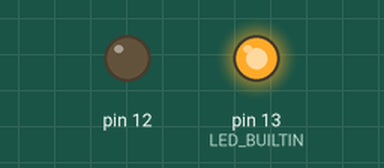
A sketch run on a simulated Arduino Uno, built with avr-gcc and run on an emulated ATmega328P. On the bench: output pins drawn as LEDs (lit = HIGH).

Above: at 5.0 s.
At 12.0 s:
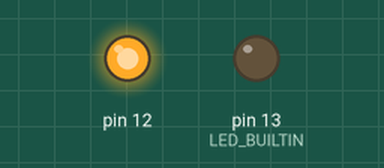
Timing chart, 0 to 18.2 s (numbered marks = the images above):
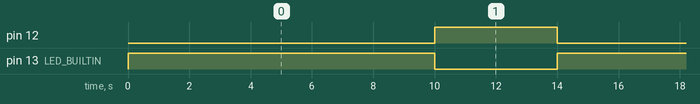

The sketch:

Practica.10.ino
```cpp
// C++ code
//
void setup()
{
  pinMode(LED_BUILTIN, OUTPUT);
  pinMode(13, OUTPUT);
  pinMode(12, OUTPUT);
}

void loop()
{
  digitalWrite(LED_BUILTIN, HIGH);
  digitalWrite(13, HIGH);
  delay(10000); // Wait for 10000 millisecond(s)
  digitalWrite(12, HIGH);
  digitalWrite(13, LOW);
  delay(4000); // Wait for 4000 millisecond(s)
  digitalWrite(LED_BUILTIN, LOW);
  digitalWrite(12, LOW);
}
```

Measured:
- by itself, pin 12: alternates HIGH for 4.0 s and LOW for 10.0 s
- by itself, pin 13 (LED_BUILTIN): alternates HIGH for 10.0 s and LOW for 4.0 s
- by itself, everything shown: repeats every 14.0 s, in 3 steps
